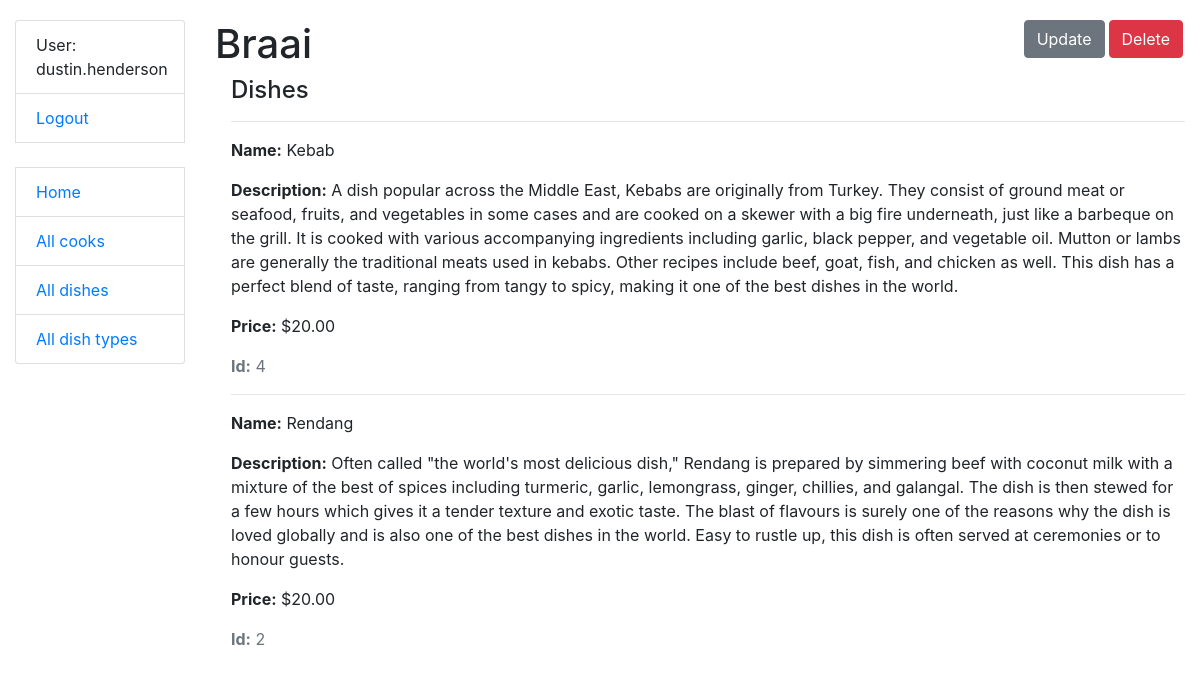
The page /dish-types/2/ (signed in) on the database its author committed.
### kitchen/models.py (models this page shows, shortened)
class Cook(AbstractUser):
    years_of_experience = models.IntegerField(null=True, blank=True)
    class Meta:
        ordering = ["username"]

class DishType(models.Model):
    name = models.CharField(max_length=255, unique=True)
    class Meta:
        ordering = ["name"]

class Dish(models.Model):
    name = models.CharField(max_length=255)
    description = models.TextField()
    price = models.DecimalField(max_digits=7, decimal_places=2)
    dish_type = models.ForeignKey(
        DishType,
        on_delete=models.CASCADE,
        related_name="dishes"
    )
    cooks = models.ManyToManyField(settings.AUTH_USER_MODEL, related_name="dishes")
    class Meta:
        verbose_name_plural = "dishes"
        ordering = ["name"]

### kitchen/views.py (the view)
class DishTypeDetailView(LoginRequiredMixin, generic.DetailView):
    model = DishType
    template_name = "kitchen/dish_type_detail.html"
    context_object_name = "dish_type_detail"

### templates/kitchen/dish_type_detail.html
{% extends "base.html" %}
{% block content %}
  <h1>
    {{ dish_type_detail.name }}
    <a href="{% url 'kitchen:dish-type-delete' pk=dish_type_detail.id %}" class="btn btn-danger link-to-page">
      Delete
    </a>
    <a href="{% url 'kitchen:dish-type-update' pk=dish_type_detail.id %}" class="btn btn-secondary link-to-page">
      Update
    </a>
  </h1>
  <div class="ml-3">
    <h4>Dishes</h4>
    {% for dish in dish_type_detail.dishes.all %}
      <hr>
      <p><strong>Name:</strong> {{ dish.name }}</p>
      <p><strong>Description:</strong> {{ dish.description }}</p>
      <p><strong>Price:</strong> ${{ dish.price }}</p>
      <p class="text-muted"><strong>Id:</strong> {{dish.id}}</p>
    {% empty %}
      <p>No dishes!</p>
    {% endfor %}
  </div>
{% endblock %}

### templates/includes/sidebar.html
<ul class="sidebar-nav list-group">
  {% if user.is_authenticated %}
    <li class="list-group-item">User: {{ user.username }}</li>
    <li class="list-group-item"><a href="{% url 'logout' %}">Logout</a></li>
  {% else %}
    <li class="list-group-item"><a href="{% url 'login' %}">Login</a></li>
  {% endif %}
  <br>
  <li class="list-group-item"><a href="{% url 'kitchen:index' %}">Home</a></li>
  <li class="list-group-item"><a href="{% url 'kitchen:cook-list' %}">All cooks</a></li>
  <li class="list-group-item"><a href="{% url 'kitchen:dish-list' %}">All dishes</a></li>
  <li class="list-group-item"><a href="{% url 'kitchen:dish-type-list' %}">All dish types</a></li>
</ul>

### static/css/styles.css (style rules this page uses)
body { margin-top: 20px; }
.link-to-page { float: right; margin: 0 2px 0 2px; }

### rows shown on the page
Cook: username "dustin.henderson"
DishType: name "Braai"
Dish: name "Kebab", description "A dish popular across the Middle East, Kebabs are originally from Turkey. They consist of ground meat or seafood, fruits, and vegetables in some cases and are cooked on a skewer with a big fire underneath, just like a barbeque on the grill. It is cooked with various accompanying ingredients including garlic, black pepper, and vegetable oil. Mutton or lambs are generally the traditional meats used in kebabs. Other recipes include beef, goat, fish, and chicken as well. This dish has a perfect blend of taste, ranging from tangy to spicy, making it one of the best dishes in the world.", price "20.00", id "4"
Dish: name "Rendang", description "Often called \"the world's most delicious dish,\" Rendang is prepared by simmering beef with coconut milk with a mixture of the best of spices including turmeric, garlic, lemongrass, ginger, chillies, and galangal. The dish is then stewed for a few hours which gives it a tender texture and exotic taste. The blast of flavours is surely one of the reasons why the dish is loved globally and is also one of the best dishes in the world. Easy to rustle up, this dish is often served at ceremonies or to honour guests.", price "20.00", id "2"
